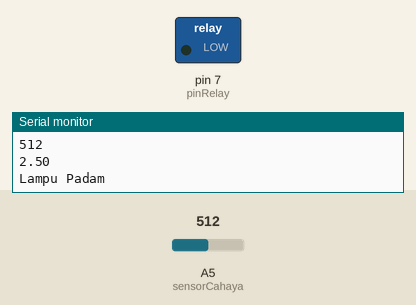
Recording of a sketch running on a simulated Arduino Uno, built with avr-gcc and run on an emulated ATmega328P. Parts: switched loads named in the sketch (green lamp = pin HIGH), the last lines printed to the serial monitor. Inputs (shaded band) come from the test bench; at power-on: A5 (sensorCahaya) = 512.

Above: at 1.8 s.
1.9 s: A5 (sensorCahaya) set to 214
3.4 s: A5 (sensorCahaya) set to 195
At 5.2 s:
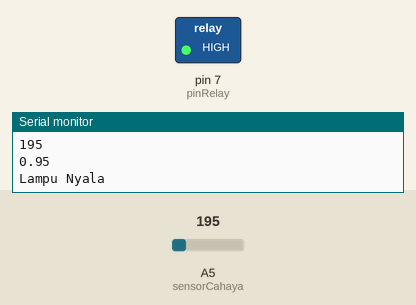
5.5 s: A5 (sensorCahaya) set to 306
At 6.8 s:
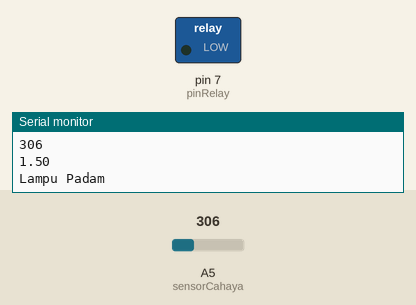
7.5 s: A5 (sensorCahaya) set to 122
At 8.4 s:
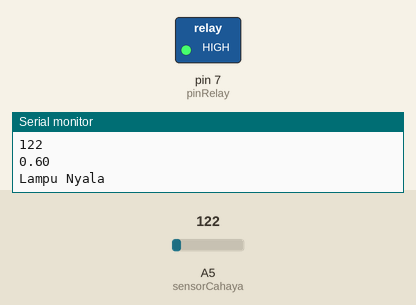
Timing chart, 0 to 10.5 s (numbered marks = the images above; inputs shaded):
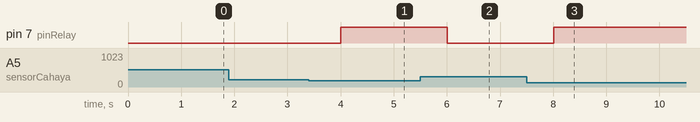

The sketch:

SensorCahayaLDR-LED.ino
```cpp
int pinRelay = 7;
int sensorCahaya = A5;

void setup (){
  Serial.begin(9600);
  pinMode(pinRelay, OUTPUT); // inisialisasi LED sebagai output
}

void loop(){
  int nilaiSensor = analogRead(sensorCahaya); //Membaca nilai analog dari pin A1
  Serial.println (nilaiSensor); //Menampilkan hasil pembacaan sensor pada serial monitor
  float voltage = nilaiSensor * (5.0/1023.0);
  Serial.println(voltage);
  if(voltage < 1){
    digitalWrite (pinRelay, HIGH);
    Serial.println ("Lampu Nyala");
  } else{
    digitalWrite(pinRelay, LOW);
    Serial.println ("Lampu Padam");
  }
  delay(1000);
}
```

Measured:
- the behaviour switches between 205 and 204 on A5 (sensorCahaya) (found by bisection; images 0 and 1)
- after the input at 3.4 s, pin 7 (pinRelay): LOW → HIGH after 0.60 s
- after the input at 5.5 s, pin 7 (pinRelay): HIGH → LOW after 0.51 s
- after the input at 7.5 s, pin 7 (pinRelay): LOW → HIGH after 0.51 s
